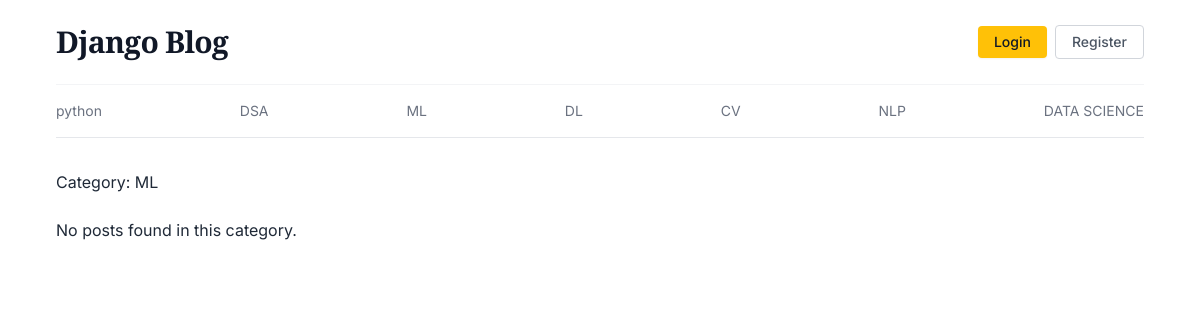
The app's page /category/3/, older data.
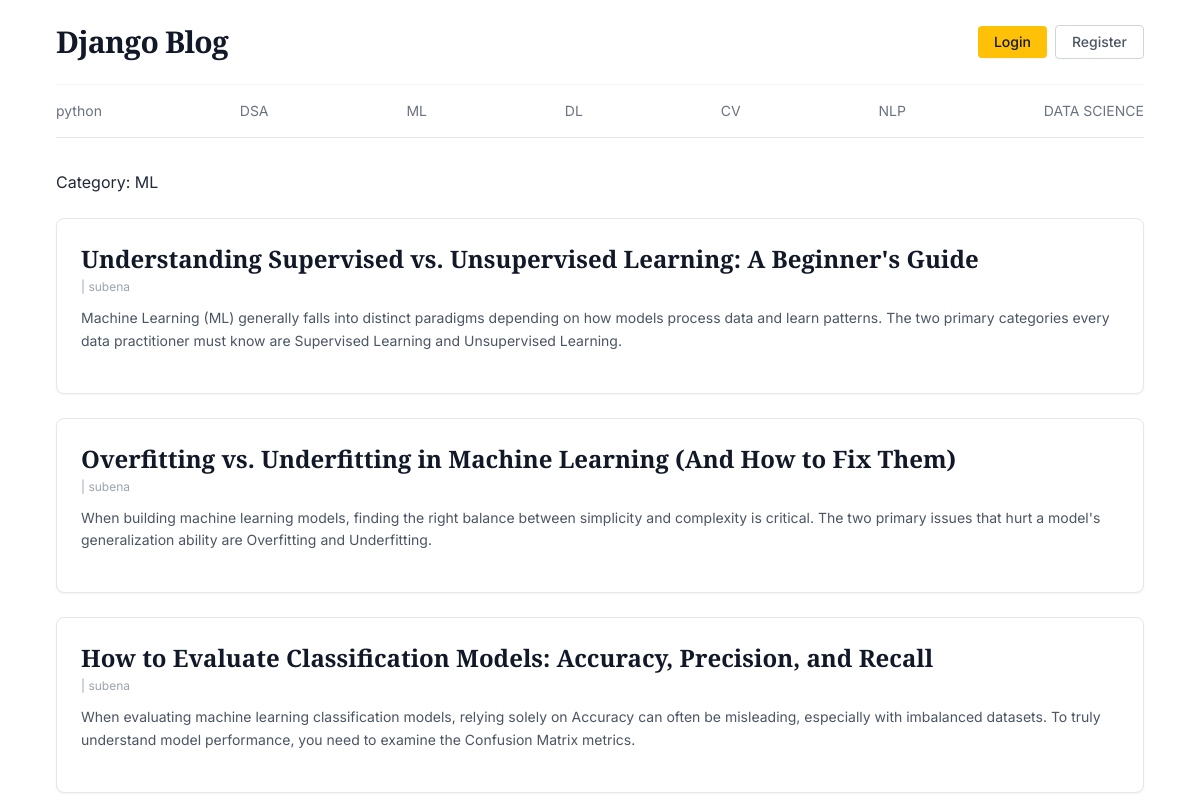
The same page, newer data.
### blog/models.py (models this page shows, shortened)
class Category(models.Model):
    name = models.CharField(max_length = 100, unique=True)
    created_at = models.DateTimeField(auto_now_add = True)
    updated_at = models.DateTimeField(auto_now = True)

class BlogPost(models.Model):
    title = models.CharField(max_length = 200)
    slug = models.CharField(max_length = 200,unique=True,blank =True)
    category = models.ForeignKey(Category,on_delete = models.CASCADE)
    author = models.ForeignKey(User,on_delete = models.CASCADE)
    short_description = models.CharField(max_length = 400)
    featured_image = models.ImageField(upload_to='posts/', blank=True, null=True)
    blog_body = models.CharField(max_length = 2000)
    status = models.IntegerField(choices = STATUS_MODE)
    is_feature = models.BooleanField(default=False)
    created_at = models.DateTimeField(auto_now = True)
    updated_at = models.DateTimeField(auto_now = True)

### blog/views.py (the view)
# urls.py: path('category/<int:category_id>/',views.posts_by_category,name='posts_by_category'),
def posts_by_category(request,category_id):
    posts = BlogPost.objects.filter(status=1,category=category_id)
    category = get_object_or_404(Category,pk=category_id)
    context = {
        'posts': posts,
        'category':category,
    }
    return render(request, 'posts_by_category.html', context)

### blog/context_processors.py (called while the page is built)
def get_categories(request):
    categories = Category.objects.all()
    return dict(categories=categories)

### templates/posts_by_category.html
{% extends 'base.html' %}
{% block content %}
        <section class="mt-8 grid grid-cols-1 gap-6">
            <h3>Category: {{ category.name }}</h3>
            {% if posts %}
                {% for post in posts %}
                <div class="bg-white p-6 rounded-lg border border-gray-200 shadow-sm hover:shadow-md transition-shadow">
                    <h2 class="font-serif text-2xl font-bold text-gray-900 mb-1">
                        <a href="#">{{ post.title }}</a>
                    </h2>
                    <div class="text-xs text-gray-400 mb-3">
                        {{ post.created_on }} | {{ post.author }}
                    </div>
                    <p class="text-gray-600 text-sm leading-relaxed mb-4">
                        {{ post.short_description }}
                    </p>
                </div>
                {% endfor %}
            {% else %}
                <p>No posts found in this category.</p>
            {% endif %}
        </section>
{% endblock %}

### templates/base.html (shortened to what this page needs)
{% load static %}
<!DOCTYPE html>
<html lang="en">
<head>
    <script src="https://cdn.tailwindcss.com"></script>
</head>
<body class="bg-white text-gray-800 font-sans antialiased min-h-screen flex flex-col">
    <div class="max-w-6xl mx-auto px-4 sm:px-6 lg:px-8 w-full">
        <header class="flex justify-between items-center py-6 border-b border-gray-100">
            <a href="#" class="font-serif text-3xl font-bold tracking-tight text-gray-900 hover:text-gray-700 transition-colors">
                Django Blog
            </a>
            <div class="flex items-center space-x-2">
                <button class="bg-amberButton hover:bg-yellow-500 text-gray-900 text-sm font-medium px-4 py-1.5 rounded transition-colors shadow-sm">
                    Login
                </button>
                <button class="border border-gray-300 hover:bg-gray-50 text-gray-600 text-sm font-medium px-4 py-1.5 rounded transition-colors">
                    Register
                </button>
            </div>
        </header>
        <nav class="py-4 border-b border-gray-200">
            <ul class="flex flex-wrap justify-between items-center text-sm font-normal text-gray-500 gap-y-2">
               {% for category in categories %}
                <li><a href="{% url 'posts_by_category' category.id %}" class="hover:text-gray-900 transition-colors">{{ category.name }}</a></li>
                {% endfor %}
            </ul>
        </nav>
{% block content %}
{% endblock %}
</body>
</html>

Row changes from the older to the newer data that the page shows:
added BlogPost: title "Understanding Supervised vs. Unsupervised Learning: A Beginner's Guide", author "subena", short_description "Machine Learning (ML) generally falls into distinct paradigms depending on how models process data and learn patterns. The two primary categories every data practitioner must know are Supervised Learning and Unsupervised Learning."
added BlogPost: title "Overfitting vs. Underfitting in Machine Learning (And How to Fix Them)", author "subena", short_description "When building machine learning models, finding the right balance between simplicity and complexity is critical. The two primary issues that hurt a model's generalization ability are Overfitting and Underfitting."
added BlogPost: title "How to Evaluate Classification Models: Accuracy, Precision, and Recall", author "subena", short_description "When evaluating machine learning classification models, relying solely on Accuracy can often be misleading, especially with imbalanced datasets. To truly understand model performance, you need to examine the Confusion Matrix metrics."
Text that changed along with them:
text no longer shown: "No posts found in this category."
